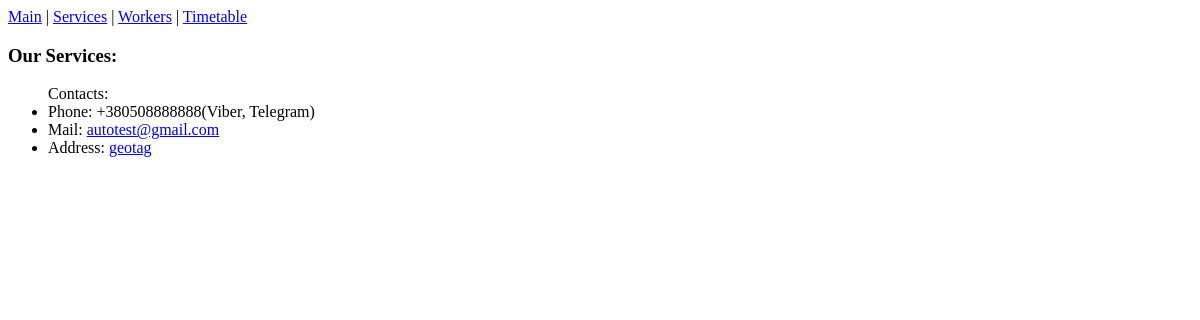
//services, run on an earlier commit of the app's database.
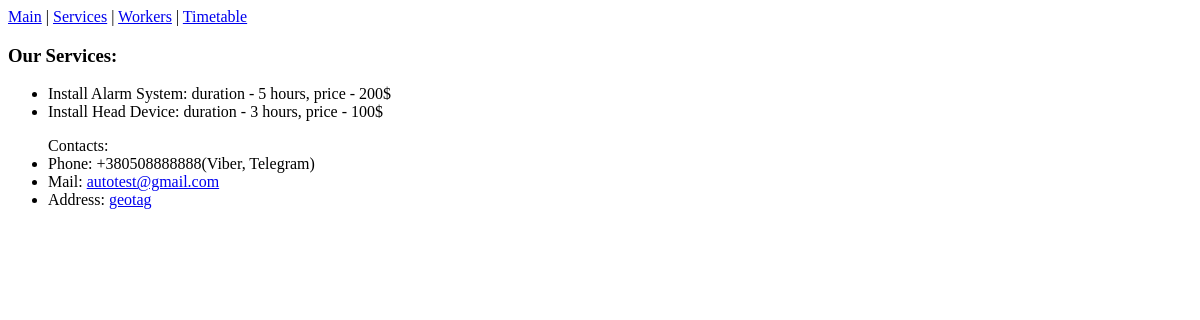
And on a later commit of the database.
### services/models.py (models this page shows)
class Service(models.Model):
    name = models.CharField(max_length=50)
    time = models.IntegerField()
    cost = models.IntegerField()

### services/views.py (the view)
# urls.py: path('', include('services.urls')),
def services(request):
    services = Service.objects.order_by('name')
    context = {'services': services}
    return render(request, 'services/services.html', context)

### services/templates/services/services.html (shortened to what this page needs)
{% extends 'services/base.html' %}
{% block content %}
   {% include 'includes/navbar.html' %}
    <h3>Our Services:</h3>
    <ul>
        {% for service in services %}
            <li>{{ service.name }}: duration - {{ service.time }} hours, price - {{ service.cost }}$</li>
        {% endfor %}
    </ul>
    {% include 'includes/contacts.html' %}
{% endblock %}

What changed in the data, as far as the page shows it:
added Service: name "Install Alarm System", time "5", cost "200"
added Service: name "Install Head Device", time "3", cost "100"
